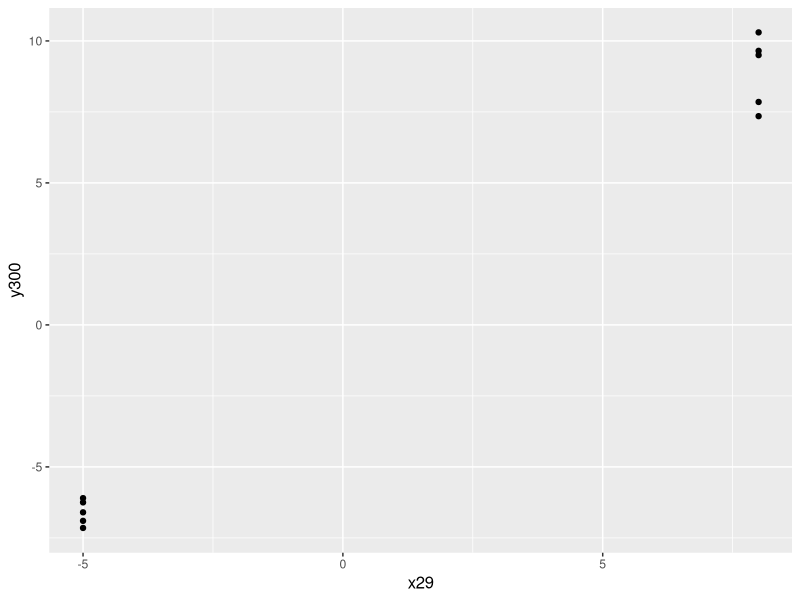
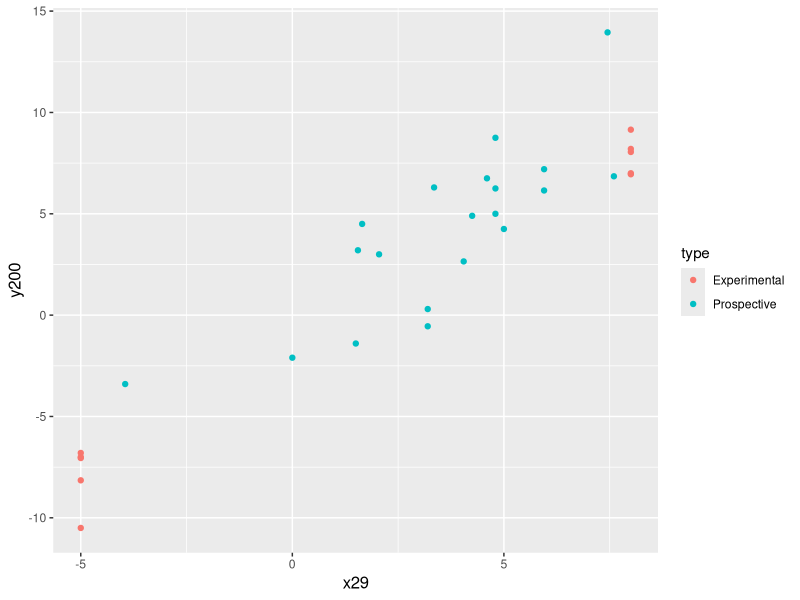

Write the R code that produced these figures, in order.
library(ggplot2)

# The second longer observation of just the x29 input
investigation.df <- read.delim("x29_prospective2.csv")

# The experimental data
verification.df <- read.delim("x29_verification.csv")

plots.base <- ggplot() + 
  theme(plot.title=element_text(hjust=0.5, face="bold"), 
        axis.title=element_text(size=12))


plots.base + geom_point(aes(x=x29, y=y300), verification.df)

both.df <- rbind(investigation.df[c("y200", "x29")], verification.df[c("y200", "x29")])
both.df$type <- c(rep("Prospective", nrow(investigation.df)), 
                  rep("Experimental", nrow(verification.df)))

plots.base + geom_point(aes(x=x29, y=y200, color=type), both.df)
